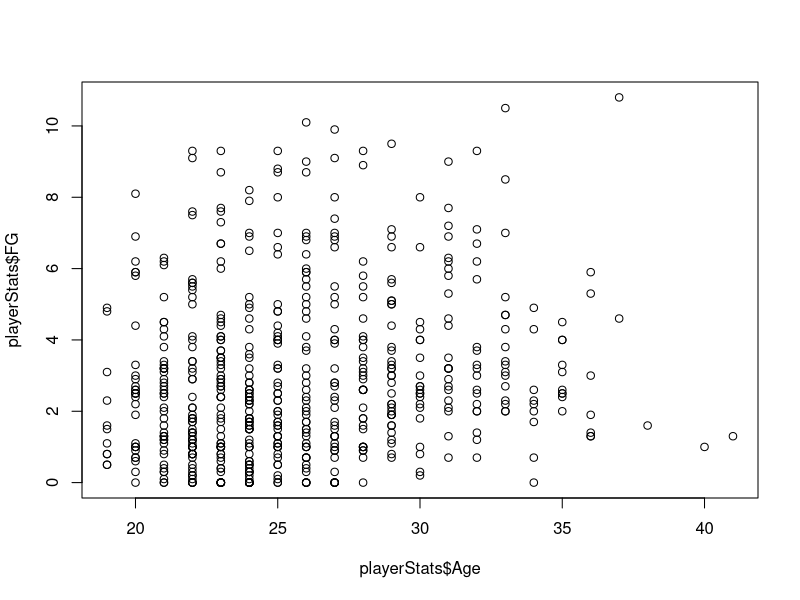
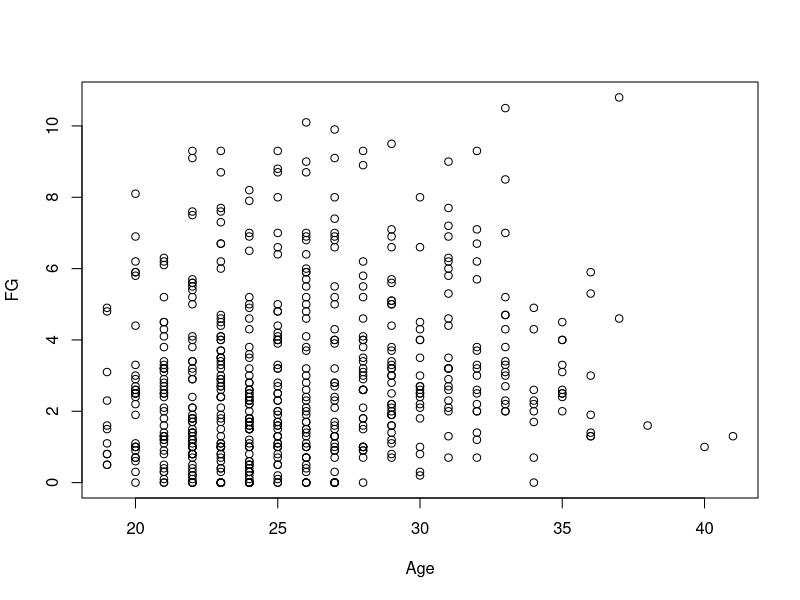
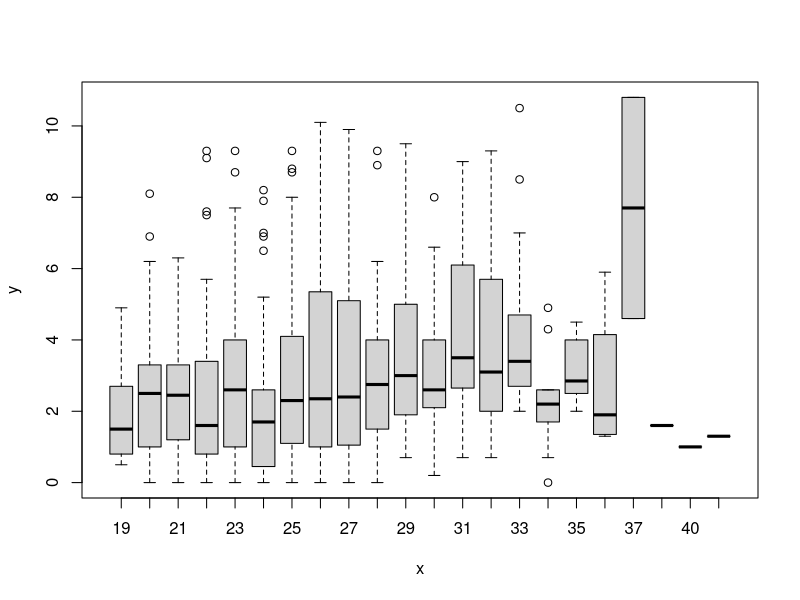
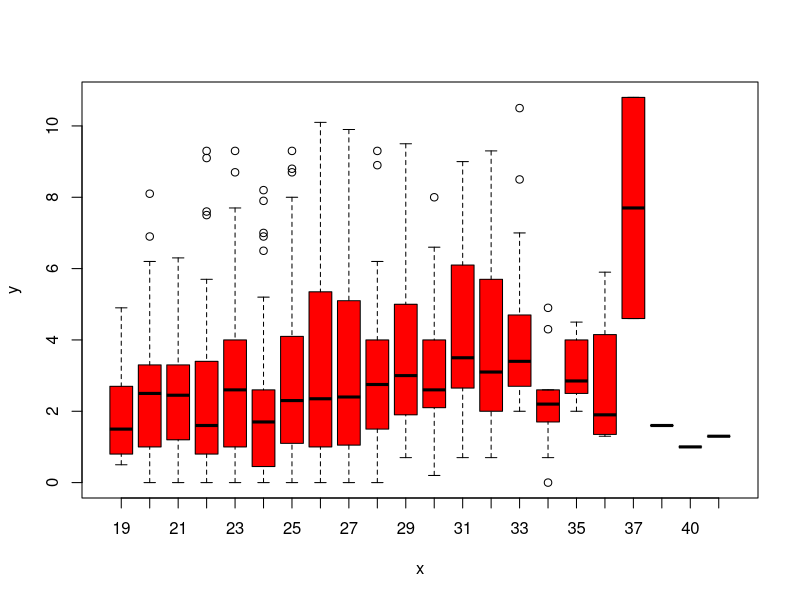
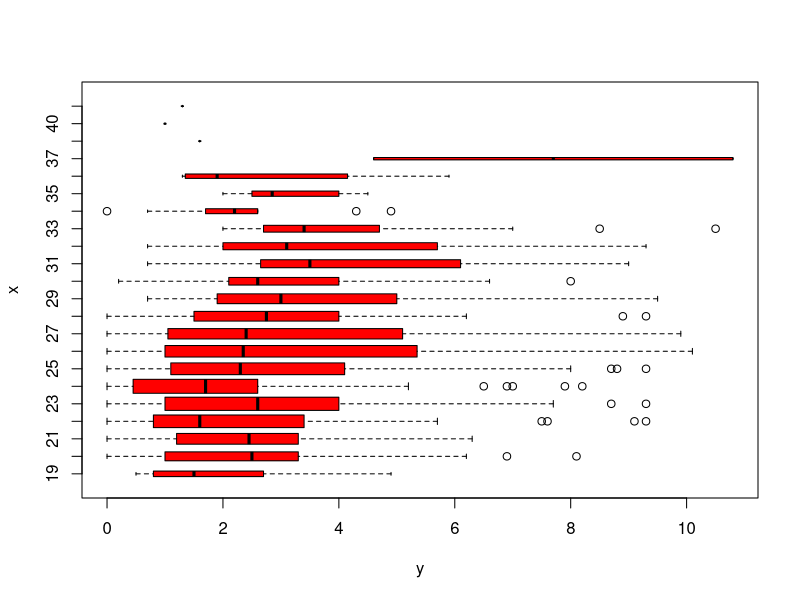
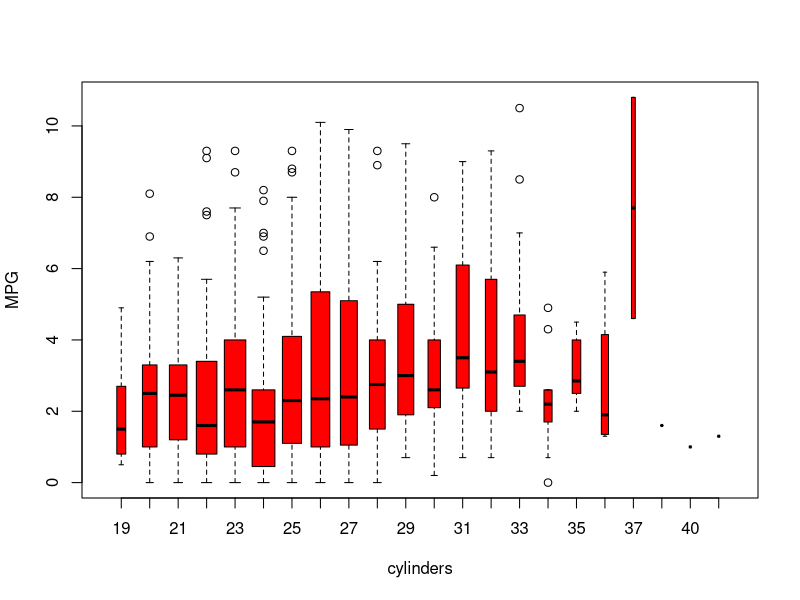
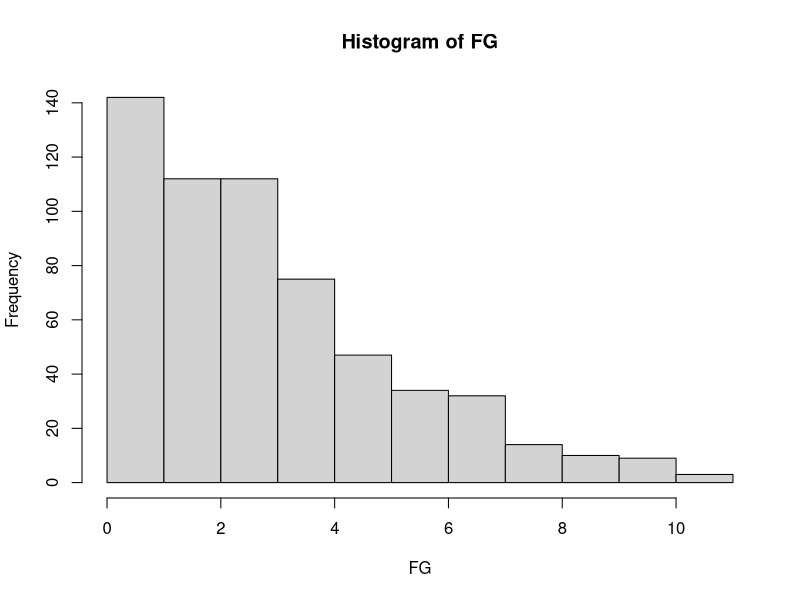
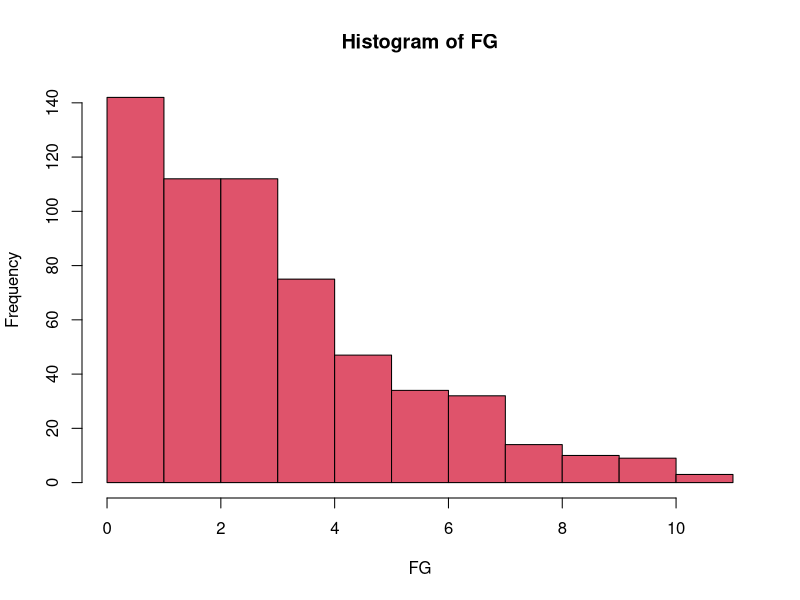

Recreate these plots in R, in order. (Note: this script raises an error after producing the figures.)
playerStats <- read.csv(file = './NBAPlayerStats.csv', na.strings = "?", stringsAsFactors = T)
head(playerStats)

View(playerStats)
dim(playerStats)
playerStats[1:4, ]
###
playerStats <- na.omit(playerStats)
dim(playerStats)
###
names(playerStats)


plot(playerStats$Age, playerStats$FG)
attach(playerStats)
plot(Age, FG)
###
Age <- as.factor(Age)
###
plot(Age, FG)
plot(Age, FG, col = "red")
plot(Age, FG, col = "red", varwidth = T,
     horizontal = T)
plot(Age, FG, col = "red", varwidth = T,
     xlab = "cylinders", ylab = "MPG")
###
hist(FG)
hist(FG, col = 2)
###
pairs(playerStats)
###pairs(
 ### ~ mpg + displacement + horsepower + weight + acceleration,
  ###data = Auto
###)
###
plot(horsepower, FG)
###
summary(playerStats)
###
summary(FG)



###
# Simple Linear Regression
summary(playerStats)
lm.fit=lm(medv~lstat)
lm.fit=lm(medv~lstat,data=playerStats)
attach(playerStats)
lm.fit=lm(medv~lstat)
lm.fit
summary(lm.fit)
coef(lm.fit)
confint(lm.fit)
predict(lm.fit,data.frame(lstat=(c(5,10,15))), interval="confidence")
plot(lstat,medv)
abline(lm.fit)
abline(lm.fit,lwd=3)
abline(lm.fit,lwd=3,col="red")
plot(lstat,medv,col="red")
plot(lstat,medv,pch=20)
plot(lstat,medv,pch="+")
plot(1:20,1:20,pch=1:20)
plot(predict(lm.fit), residuals(lm.fit))
plot(hatvalues(lm.fit))
which.max(hatvalues(lm.fit))

# Multiple Linear Regression

lm.fit=lm(medv~lstat+age,data=playerStats)
summary(lm.fit)
lm.fit=lm(medv~.,data=playerStats)
summary(lm.fit)
lm.fit1=lm(medv~.-age,data=playerStats)
summary(lm.fit1)
lm.fit1=update(lm.fit, ~.-age)









